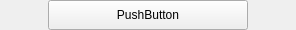
<?xml version="1.0" encoding="UTF-8"?>
<ui version="4.0">
 <class>c_enchantement_lite</class>
 <widget class="QWidget" name="c_enchantement_lite">
  <property name="geometry">
   <rect>
    <x>0</x>
    <y>0</y>
    <width>296</width>
    <height>30</height>
   </rect>
  </property>
  <property name="minimumSize">
   <size>
    <width>220</width>
    <height>0</height>
   </size>
  </property>
  <property name="windowTitle">
   <string>Form</string>
  </property>
  <layout class="QHBoxLayout" name="horizontalLayout">
   <property name="leftMargin">
    <number>0</number>
   </property>
   <property name="topMargin">
    <number>0</number>
   </property>
   <property name="rightMargin">
    <number>0</number>
   </property>
   <property name="bottomMargin">
    <number>0</number>
   </property>
   <item>
    <spacer name="horizontalSpacer_2">
     <property name="orientation">
      <enum>Qt::Horizontal</enum>
     </property>
     <property name="sizeHint" stdset="0">
      <size>
       <width>0</width>
       <height>20</height>
      </size>
     </property>
    </spacer>
   </item>
   <item>
    <widget class="QToolButton" name="button">
     <property name="minimumSize">
      <size>
       <width>200</width>
       <height>30</height>
      </size>
     </property>
     <property name="text">
      <string>PushButton</string>
     </property>
     <property name="iconSize">
      <size>
       <width>30</width>
       <height>30</height>
      </size>
     </property>
    </widget>
   </item>
   <item>
    <spacer name="horizontalSpacer">
     <property name="orientation">
      <enum>Qt::Horizontal</enum>
     </property>
     <property name="sizeHint" stdset="0">
      <size>
       <width>0</width>
       <height>20</height>
      </size>
     </property>
    </spacer>
   </item>
  </layout>
 </widget>
 <resources/>
 <connections/>
</ui>
